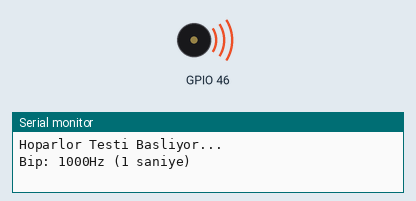
The sketch below on a simulated ESP32. Parts: buzzer (waves = sounding), the last lines printed to the serial monitor.

Above: at 0.5 s.
At 4.0 s:
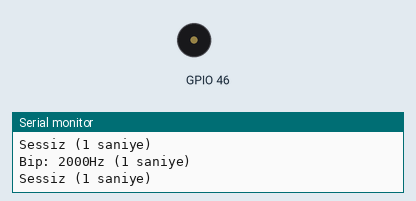
Timing chart, 0 to 6.5 s (numbered marks = the images above):
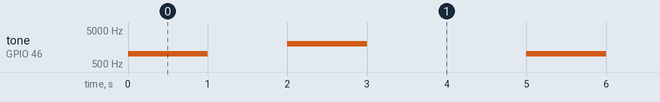

The sketch:

speaker_test.ino
```cpp
void setup() {
  Serial.begin(115200);
  pinMode(46, OUTPUT);
  Serial.println("Hoparlor Testi Basliyor...");
}

void loop() {
  Serial.println("Bip: 1000Hz (1 saniye)");
  tone(46, 1000);
  delay(1000);

  Serial.println("Sessiz (1 saniye)");
  noTone(46);
  delay(1000);

  Serial.println("Bip: 2000Hz (1 saniye)");
  tone(46, 2000);
  delay(1000);

  Serial.println("Sessiz (1 saniye)");
  noTone(46);
  delay(2000);
}
```

Measured:
- by itself, tone on GPIO 46: repeats every 5.0 s: silent 1.0 s, 2000 Hz 1.0 s, silent 2.0 s, 1000 Hz 1.0 s
